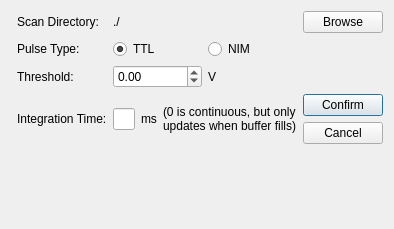
<?xml version="1.0" encoding="UTF-8"?>
<ui version="4.0">
 <class>Dialog</class>
 <widget class="QDialog" name="Dialog">
  <property name="geometry">
   <rect>
    <x>0</x>
    <y>0</y>
    <width>326</width>
    <height>229</height>
   </rect>
  </property>
  <property name="windowTitle">
   <string>Dialog</string>
  </property>
  <layout class="QFormLayout" name="formLayout">
   <property name="labelAlignment">
    <set>Qt::AlignRight|Qt::AlignTrailing|Qt::AlignVCenter</set>
   </property>
   <item row="3" column="1">
    <layout class="QGridLayout" name="gridLayout_4">
     <item row="2" column="1">
      <layout class="QHBoxLayout" name="horizontalLayout_2">
       <item>
        <widget class="QDoubleSpinBox" name="thresholdDoubleSpinBox">
         <property name="minimum">
          <double>-3.000000000000000</double>
         </property>
         <property name="maximum">
          <double>4.000000000000000</double>
         </property>
         <property name="value">
          <double>0.000000000000000</double>
         </property>
        </widget>
       </item>
       <item>
        <widget class="QLabel" name="label_6">
         <property name="text">
          <string>V</string>
         </property>
        </widget>
       </item>
      </layout>
     </item>
     <item row="3" column="1">
      <layout class="QHBoxLayout" name="horizontalLayout_3">
       <item>
        <widget class="QLineEdit" name="integrationTimeLineEdit"/>
       </item>
       <item>
        <widget class="QLabel" name="label_7">
         <property name="text">
          <string>ms</string>
         </property>
        </widget>
       </item>
       <item>
        <widget class="QLabel" name="label_5">
         <property name="text">
          <string>(0 is continuous, but only
updates when buffer fills)</string>
         </property>
        </widget>
       </item>
      </layout>
     </item>
     <item row="0" column="0">
      <widget class="QLabel" name="label_4">
       <property name="text">
        <string>Scan Directory:</string>
       </property>
      </widget>
     </item>
     <item row="3" column="2">
      <layout class="QVBoxLayout" name="verticalLayout_3">
       <item>
        <widget class="QPushButton" name="confirmationButton">
         <property name="text">
          <string>Confirm</string>
         </property>
        </widget>
       </item>
       <item>
        <widget class="QPushButton" name="cancellationButton">
         <property name="text">
          <string>Cancel</string>
         </property>
        </widget>
       </item>
      </layout>
     </item>
     <item row="1" column="1">
      <layout class="QHBoxLayout" name="horizontalLayout">
       <item>
        <widget class="QRadioButton" name="ttlRadioButton">
         <property name="text">
          <string>TTL</string>
         </property>
         <property name="checked">
          <bool>true</bool>
         </property>
        </widget>
       </item>
       <item>
        <widget class="QRadioButton" name="nimRadioButton">
         <property name="text">
          <string>NIM</string>
         </property>
         <property name="checked">
          <bool>false</bool>
         </property>
        </widget>
       </item>
      </layout>
     </item>
     <item row="1" column="0">
      <widget class="QLabel" name="label">
       <property name="text">
        <string>Pulse Type:</string>
       </property>
      </widget>
     </item>
     <item row="2" column="0">
      <widget class="QLabel" name="label_3">
       <property name="text">
        <string>Threshold:</string>
       </property>
      </widget>
     </item>
     <item row="0" column="2">
      <widget class="QPushButton" name="browseButton">
       <property name="text">
        <string>Browse</string>
       </property>
      </widget>
     </item>
     <item row="3" column="0">
      <widget class="QLabel" name="label_2">
       <property name="text">
        <string>Integration Time:</string>
       </property>
      </widget>
     </item>
     <item row="0" column="1">
      <widget class="QLabel" name="scanDirectoryLabel">
       <property name="text">
        <string>./</string>
       </property>
      </widget>
     </item>
    </layout>
   </item>
   <item row="4" column="1">
    <widget class="QLabel" name="errorFeedbackLabel">
     <property name="text">
      <string/>
     </property>
    </widget>
   </item>
  </layout>
 </widget>
 <resources/>
 <connections/>
</ui>
